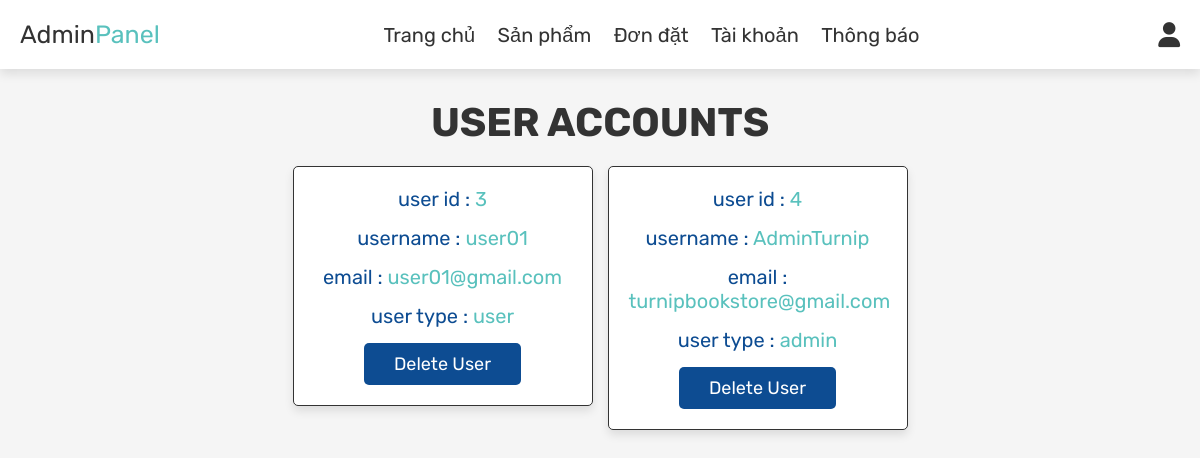
The page /admin_users.php on the database its author committed.
### tables this page shows
CREATE TABLE `users` (
  `id` int(100) NOT NULL,
  `name` varchar(100) NOT NULL,
  `email` varchar(100) NOT NULL,
  `password` varchar(100) NOT NULL,
  `user_type` varchar(20) NOT NULL DEFAULT 'user'
);

### admin_users.php (the view, shortened to what this page needs)
<?php
include 'config.php';
?>
<!DOCTYPE html>
<html lang="en">
<head>
   <link rel="stylesheet" href="https://cdnjs.cloudflare.com/ajax/libs/font-awesome/6.0.0/css/all.min.css">
   <link rel="stylesheet" href="css/admin_style.css">
</head>
<body>
<?php include 'admin_header.php'; ?>
<section class="users">
   <h1 class="title"> user accounts </h1>
   <div class="box-container">
      <?php
         $select_users = mysqli_query($conn, "SELECT * FROM `users`") or die('query failed');
         while($fetch_users = mysqli_fetch_assoc($select_users)){
      ?>
      <div class="box">
         <p> user id : <span><?php echo $fetch_users['id']; ?></span> </p>
         <p> username : <span><?php echo $fetch_users['name']; ?></span> </p>
         <p> email : <span><?php echo $fetch_users['email']; ?></span> </p>
         <p> user type : <span style="color:<?php if($fetch_users['user_type'] == 'admin'){ echo 'var(--orange)'; } ?>"><?php echo $fetch_users['user_type']; ?></span> </p>
         <a href="admin_users.php?delete=<?php echo $fetch_users['id']; ?>" onclick="return confirm('delete this user?');" class="delete-btn">delete user</a>
      </div>
      <?php
         };
      ?>
   </div>
</section>
</body>
</html>

### css/admin_style.css (style rules this page uses)
:root { --purple:#59C1BD; --red:#0D4C92; --orange:#59C1BD; --black:#333; --white:#fff; --light-color:#0D4C92; --light-white:#29ADB2; --light-bg:#f5f5f5; --border:.1rem solid var(--black); --box-shadow:0 .5rem 1rem rgba(0,0,0,.1); }
* { font-family: 'Rubik', sans-serif; margin:0; padding:0; box-sizing: border-box; outline: none; border:none; text-decoration: none; transition:all .2s linear; }
html { font-size: 62.5%; overflow-x: hidden; }
body { background-color: var(--light-bg); }
section { padding:3rem 2rem; }
.title { text-align: center; margin-bottom: 2rem; text-transform: uppercase; color:var(--black); font-size: 4rem; }
.btn, .option-btn, .delete-btn, .white-btn { display: inline-block; margin-top: 1rem; padding:1rem 3rem; cursor: pointer; color:var(--white); font-size: 1.8rem; border-radius: .5rem; text-transform: capitalize; }
.delete-btn { background-color: var(--red); }
.users .box-container { display: grid; grid-template-columns: repeat(auto-fit, 30rem); justify-content: center; gap:1.5rem; max-width: 1200px; margin:0 auto; align-items: flex-start; }
.users .box-container .box { background-color: var(--white); padding:2rem; border:var(--border); box-shadow: var(--box-shadow); border-radius: .5rem; text-align: center; }
.users .box-container .box p { padding-bottom: 1.5rem; font-size: 2rem; color:var(--light-color); }
.users .box-container .box p span { color:var(--purple); }
.users .box-container .box .delete-btn { margin-top: 0; }

### rows shown on the page
users: id "3", name "user01", email "user01@gmail.com", user_type "user"
users: id "4", name "AdminTurnip", email "turnipbookstore@gmail.com", user_type "admin"
